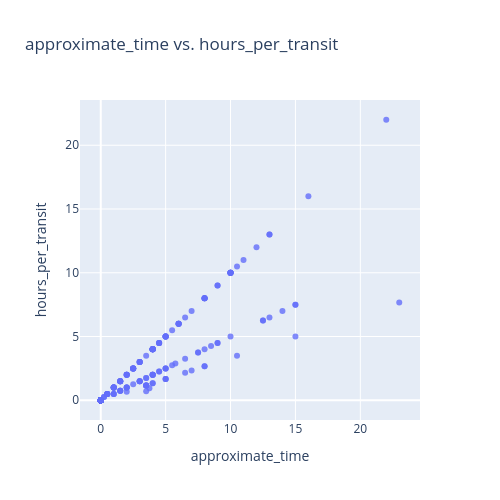

Write notebook code for a chart like this one.
### Markdown cell above
#### Transport Features

### Code cell
corr_check(df_fin, 'approximate_time', 'hours_per_transit')

### Figure 1 — Plotly figure (JSON) as saved in the notebook; plotly's stock layout.template omitted (floating-point values rounded to 4 significant figures; data arrays with more than 128 entries replaced by an {"elided": "..."} marker saying what was removed)
{"data": [{"hovertemplate": "approximate_time=%{x}<br>hours_per_transit=%{y}<extra></extra>", "legendgroup": "", "marker": {"color": "#636efa", "opacity": 0.8, "symbol": "circle"}, "mode": "markers", "name": "", "orientation": "v", "showlegend": false, "type": "scatter", "x": {"elided": "429 float values"}, "xaxis": "x", "y": {"elided": "429 float values"}, "yaxis": "y"}], "layout": {"height": 500, "legend": {"tracegroupgap": 0}, "title": {"text": "approximate_time vs. hours_per_transit"}, "width": 500, "xaxis": {"anchor": "y", "domain": [0, 1], "title": {"text": "approximate_time"}}, "yaxis": {"anchor": "x", "domain": [0, 1], "title": {"text": "hours_per_transit"}}}}
